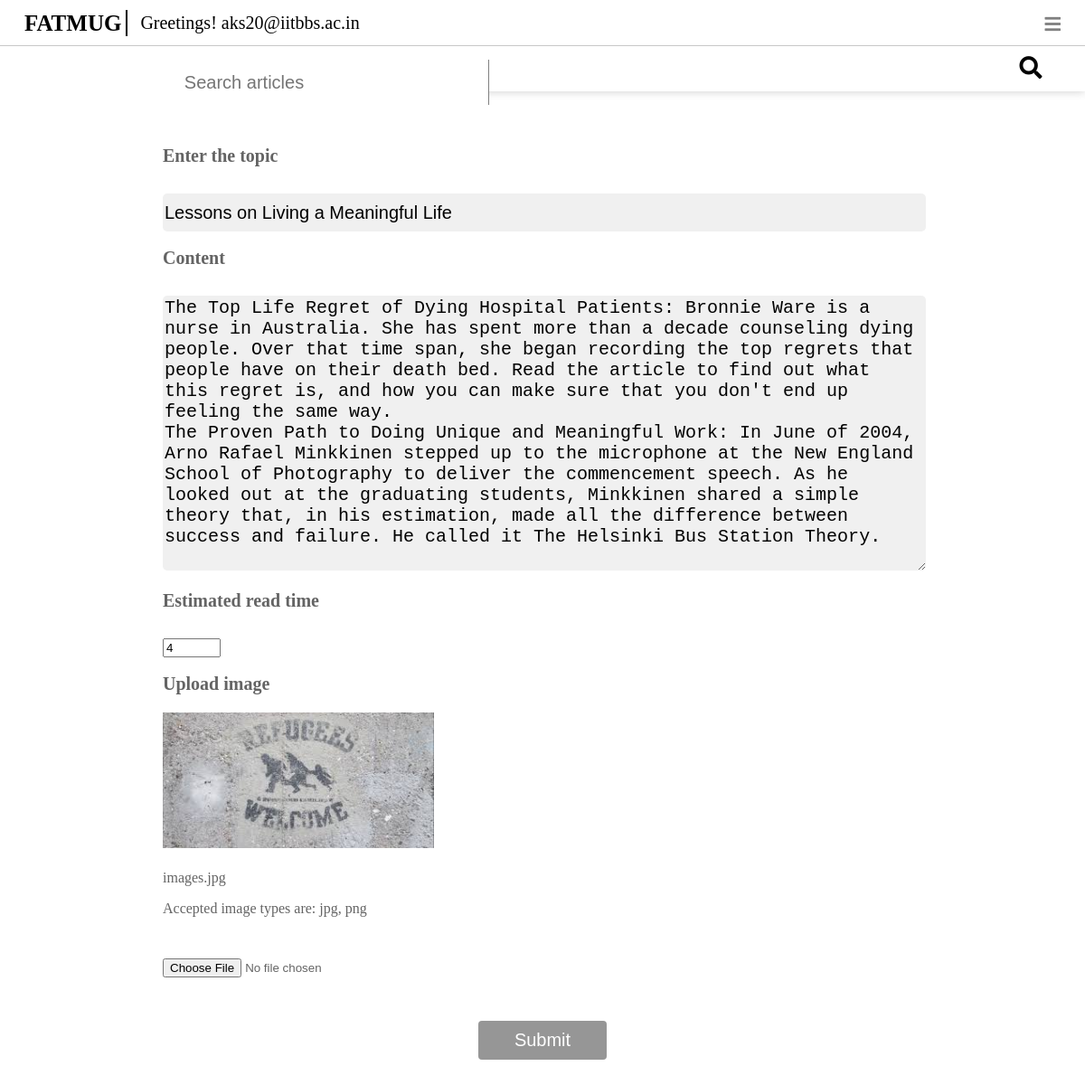
The app's page /edit/9 (signed in), older data.
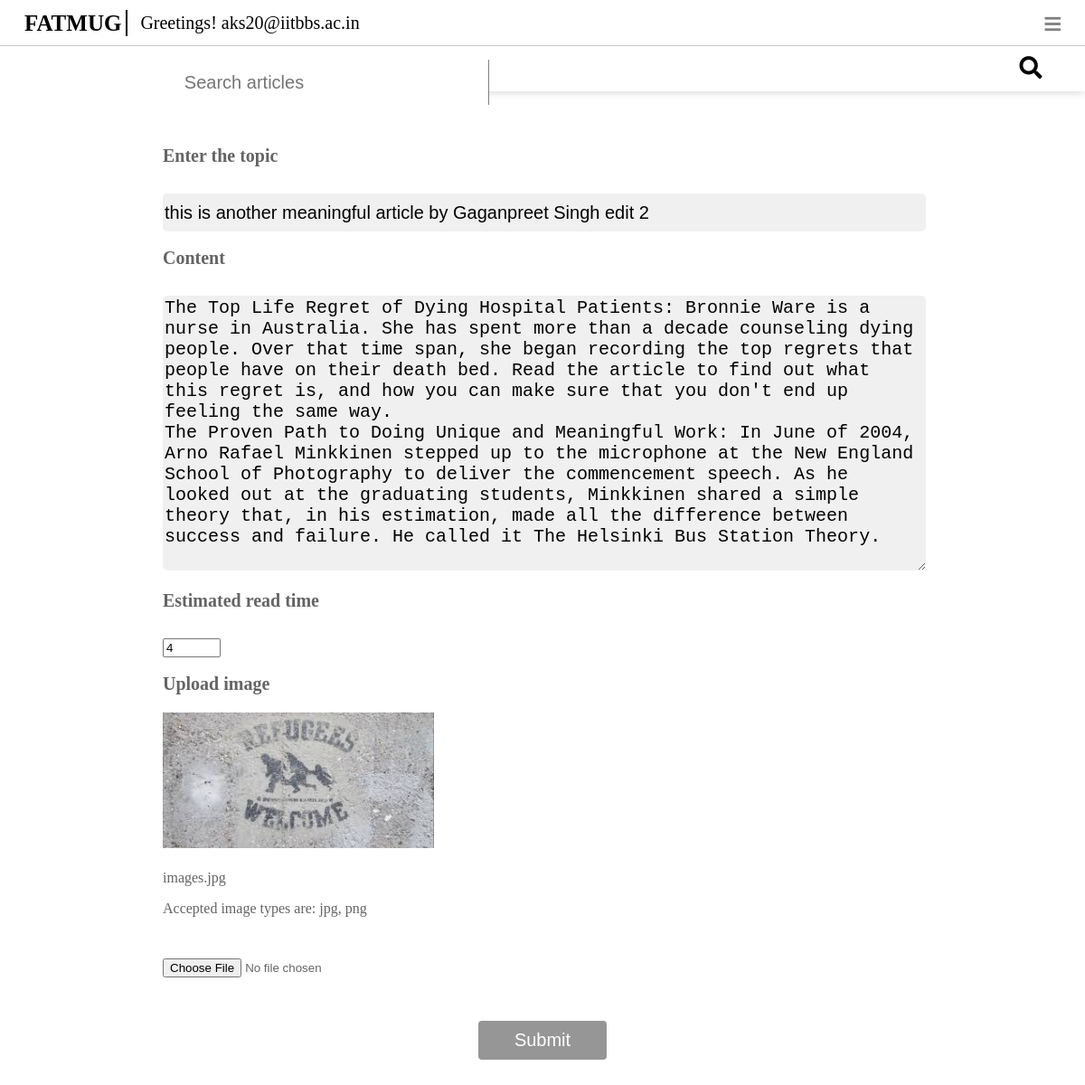
The same page, newer data.
### articles/models.py (models this page shows, shortened)
class articles(models.Model):
	author = models.ForeignKey(User, on_delete=models.CASCADE)
	date = models.DateField(auto_now=True)
	title = models.CharField(max_length=200)
	brief_content = models.TextField(default="A brief (Old French from Latin 'brevis', short) is a written legal document used in various legal adversarial systems that is presented to a court arguing why one party to a particular case should prevail")
	content = models.TextField()
	no_of_reads = models.PositiveIntegerField(default=0)
	likes = models.PositiveIntegerField(default=0)
	image = models.ImageField(default="images.jpg", blank=True)
	read_time = models.IntegerField()
	tags = models.ManyToManyField(tags)

### articles/views.py (the view, shortened to what this page needs)
# urls.py: path('edit/<int:number>', views.edit_article, name='edit'),
@login_required(login_url="login")
def edit_article(request, number):
	try:
		article = models.articles.objects.get(pk=number)
		if article.author == request.user:
			return render(request, 'edit.html', {"article": article})
		else:
			messages.add_message(request, messages.ERROR, "Request Denied")
			return HttpResponseRedirect(reverse('your_articles'))
	except:
		messages.add_message(request, messages.ERROR, "The article doesn't exist")
		return HttpResponseRedirect(reverse('home'))

### articles/templates/edit.html (shortened to what this page needs)
{% load static %}
<!DOCTYPE html>
<html>
	<head>
		<link rel="stylesheet" href="https://pro.fontawesome.com/releases/v5.10.0/css/all.css"/>
		<link rel="stylesheet" href="{% static 'css/navbar.css' %}" type="text/css">
		<link rel="stylesheet" href="{% static 'css/edit.css' %}" type="text/css">
	</head>
	<body>
		<div class="Outer_navbar_wrapper">
			<div class="Navbar_wrapper">
				<div class="left">
					<a href="{% url 'home' %}"><div class="nav_item" id="logo">FATMUG</div></a>
					<div class="nav_item" id="greeting">Greetings! {{request.user}}</div>
				</div>
				<div class="right">
					<div class="nav_item left_items" id="special" onclick="change()"><i class="fas fa-bars"></i></div>
				</div>
			</div>
			<div class="search">
				<input type="text" placeholder="Search articles" class="search-input"/>
				<span class="search-icon"><i class="fas fa-search"></i></span>
			</div>
		</div>
		<div class="form_container">
			<form action="" method="POST">
				<label for="Topic">Enter the topic</label>
				<br>
				<input id="Topic" class="inputs" value="{{article.title}}" name="title" type="texts">
				<br>
				<br>
				<label for="Content">Content</label>
				<br>
				<textarea id="Content" class="inputs" name="content" type="texts">{{article.content}}</textarea>
				<br>
				<br>
				<label for="readtime">Estimated read time</label>
				<br>
				<input type="number" value="{{article.read_time}}" id="read_time" name="readtime" min="1" max="100">
				<br>
				<br>
				<label for="image">Upload image</label>
				<div class="thumbnail_image"><img src="/media/{{article.image}}" height="150" width="300"></div>
				<p>{{article.image}}</p>
				<p>Accepted image types are: jpg, png</p>
				<input id="image" type="file" name="image">
				<br>
				<div class="button"><input id="Submit" type="Submit"></div>
			</form>
		</div>
	</body>
</html>

Row changes from the older to the newer data that the page shows:
changed articles "images.jpg": title "Lessons on Living a Meaningful Life" → "this is another meaningful article by Gaganpreet Singh edit 2"
